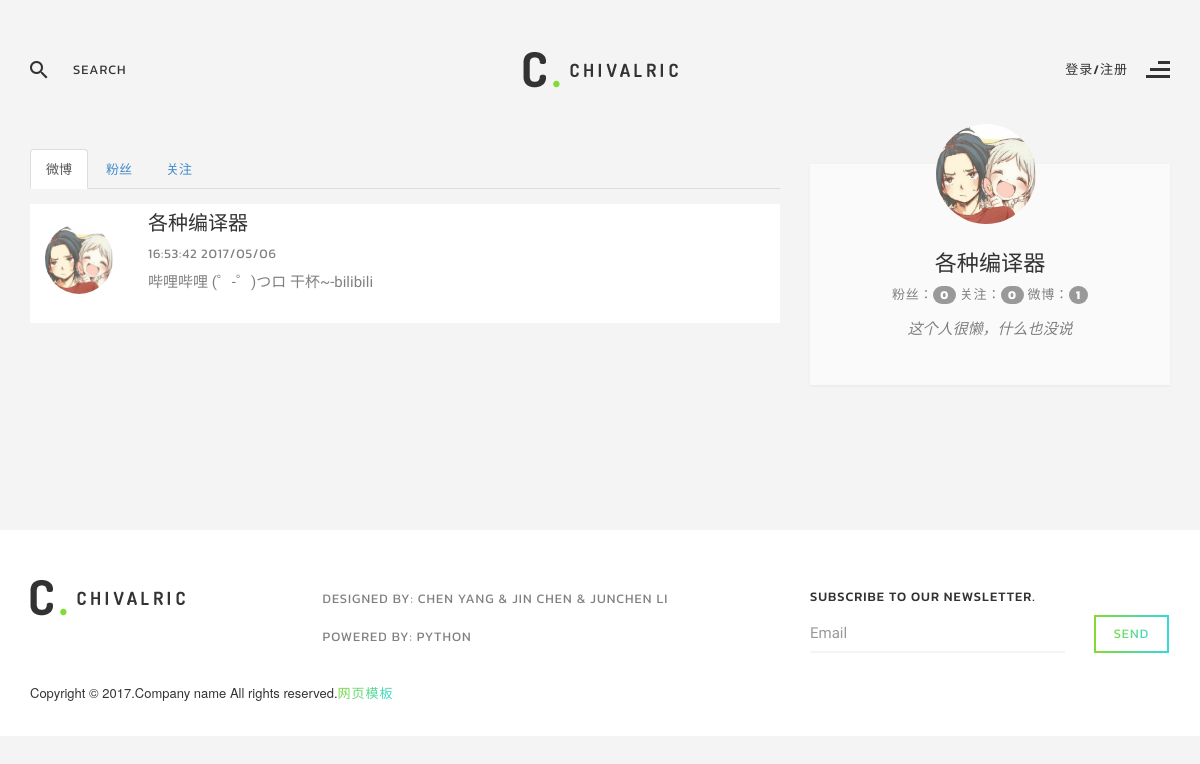
Page /各种编译器 on the earlier database version.
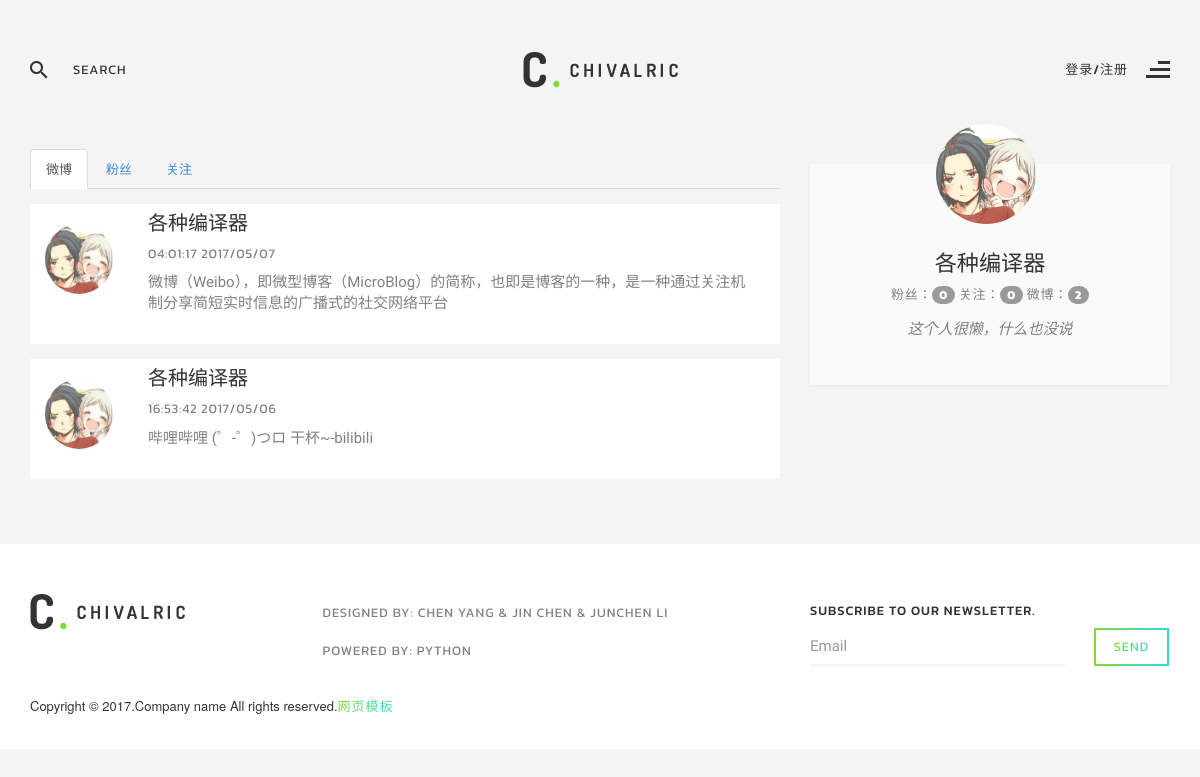
Same page on the later database version.
### weibo/models.py (models this page shows, shortened)
class Article(db.Model):
	__tablename__ = 'articles'
	id = db.Column(db.Integer, primary_key=True)
	content = db.Column(db.String(140), nullable=False)
	timestamp = db.Column(db.DateTime, default=datetime.utcnow, index=True)
	user_id = db.Column(db.Integer, db.ForeignKey('users.id'))
	comments = db.relationship('Comment', backref='article')
	comments_number = db.Column(db.Integer, default=0)
	like = db.relationship('Like', backref='article')
	like_number = db.Column(db.Integer, default=0)

class User(UserMixin, db.Model):
	__tablename__ = 'users'
	id = db.Column(db.Integer, primary_key=True)
	email = db.Column(db.String(64), unique=True, index=True)
	username = db.Column(db.String(64), unique=True, index=True)
	password_hash = db.Column(db.String(128))
	image = db.Column(db.String(200), default='username.jpg')
	content = db.Column(db.String(200), default='这个人很懒，什么也没说')
	articles = db.relationship('Article', backref='user')
	comments = db.relationship('Comment', backref='user')
	like = db.relationship('Like', backref='user', lazy='dynamic')
	followers = db.relationship('Follow', foreign_keys=[Follow.followed_id], backref=db.backref('followed', lazy='joined'), lazy='dynamic', cascade='all, delete-orphan')
	followeds = db.relationship('Follow', foreign_keys=[Follow.follower_id], backref=db.backref('follower', lazy='joined'), lazy='dynamic', cascade='all, delete-orphan')
	@property
	def password(self):
		raise AttributeError('password is not a readable attribute')

### weibo/main/views.py (the view)
@main.route('/<username>', methods=['GET', 'POST'])
def usercenter(username, x=0):
	loginform = LoginForm()
	registerform = RegisterForm()
	x = request.args.get('x', 0)
	user = User.query.filter_by(username=username).first()
	articles = Article.query.filter_by(user_id=user.id).order_by(Article.timestamp.desc()).all()
	total = Article.query.filter_by(user_id=user.id).count()
	return render_template('userpage.html', articles=articles, total=total, user=user, loginform=loginform, registerform=registerform, func = x)

### weibo/main/forms.py (shortened to what this page needs)
class LoginForm(Form):
	email = StringField('邮箱：', validators=[Required(), Length(1, 64), Email()])
	password = PasswordField('密码：', validators=[Required()])
	remember_me = BooleanField('记住我')
	submit = SubmitField('登录')

class RegisterForm(Form):
	email = StringField('邮箱：', validators=[Required(), Length(1, 64), Email()])
	username = StringField('用户名：', validators=[
		Required(), Length(1, 64)
		])
	password =PasswordField('密码：', validators=[Required()])
	password2 = PasswordField('重复密码：', validators=[Required(), EqualTo('password', message='两次密码应一致')])
	submit = SubmitField('注册')

### weibo/templates/userpage.html (shortened to what the changed rows need)
﻿<!DOCTYPE html>
<html lang="en">
<head>
    <link rel="stylesheet" href="../static/css/bootstrap.min.css">
    <link rel="stylesheet" href="../static/css/font-awesome.min.css">
    <link rel="stylesheet" href="../static/vendors/owl-carousel/assets/owl.carousel.css">
    <link rel="stylesheet" href="../static/vendors/magnific-popup/magnific-popup.css">
    <link rel="stylesheet" href="../static/vendors/flexslider/flexslider.css">
    <link href="../static/bootstrap3/css/bootstrap.css" rel="stylesheet" />
    <link href="../static/css/login-register.css" rel="stylesheet" />
    <link rel="stylesheet" href="http://netdna.bootstrapcdn.com/font-awesome/4.0.3/css/font-awesome.css">
    <link href="../static/css/style.css" rel="stylesheet">
    <link href="../static/css/theme/green.css" rel="stylesheet">
</head>
<body class="home">
    <section class="row content-wrap">
        <div class="container">
            <h2 class="page-title text-center">&nbsp;</h2>
            <div class="row">
                <div class="col-md-8 single-post-contents">
                    <div class="tab-content">
                        <div class="tab-pane fade in active" id="articles">
                            {% for article in articles %}
                                <article class="single-post-content row m0 post">
                                    <div class="media comment">
                                        <div class="media-left">
                                            <a href="/{{ article.user.username }}"><img src="../static/images/touxiang/{{ article.user.image }}" alt="" class="img-circle" width="70" height="70"></a>
                                        </div>
                                        <div class="media-body">
                                        <div style="width: 600px; word-wrap: break-word;">
                                            <h4><a href="#">{{ article.user.username }}</a></h4>
                                            <h5><a href="#" class="date">{{ moment(article.timestamp).format('HH:mm:ss YYYY/MM/DD') }}</a> </h5>
                                            <a href="/content/{{ article.id }}"><p>{{ article.content }}</p></a>
                                        </div>
                                        </div>
                                    </div>
                                </article>
                            {% endfor %}
                        </div>
                    </div>
                </div>
                <div class="col-md-4 sidebar">
                    <aside class="row m0 widget-author widget">
                        <div class="widget-author-inner row">
                            <a href="#">
                                <h2 class="author-name">{{ user.username }}</h2>
                            </a>
                            <div class="author-title">
                                粉丝：<span class="badge">{{ user.followers.count() }}</span>
                                关注：<span class="badge">{{ user.followeds.count() }}</span>
                                微博：<span class="badge">{{ total }}</span>
                            </div>
                        </div>
                    </aside>
                </div>
            </div>
        </div>
    </section>
</body>
</html>

Differences in the rows shown:
added Article: user.image (picture), user.username "各种编译器", timestamp "04:01:17 2017/05/07", content "微博（Weibo），即微型博客（MicroBlog）的简称，也即是博客的一种，是一种通过关注机制分享简短实时信息的广播式的社交网络平台"
Other differences:
{{ total }}: "1" → "2"
